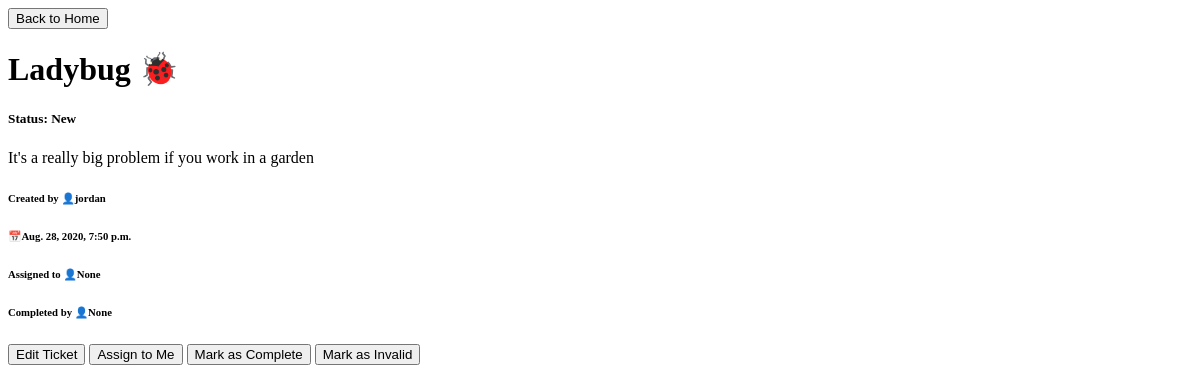
/ticket/2/ (signed in), run on an earlier commit of the app's database.
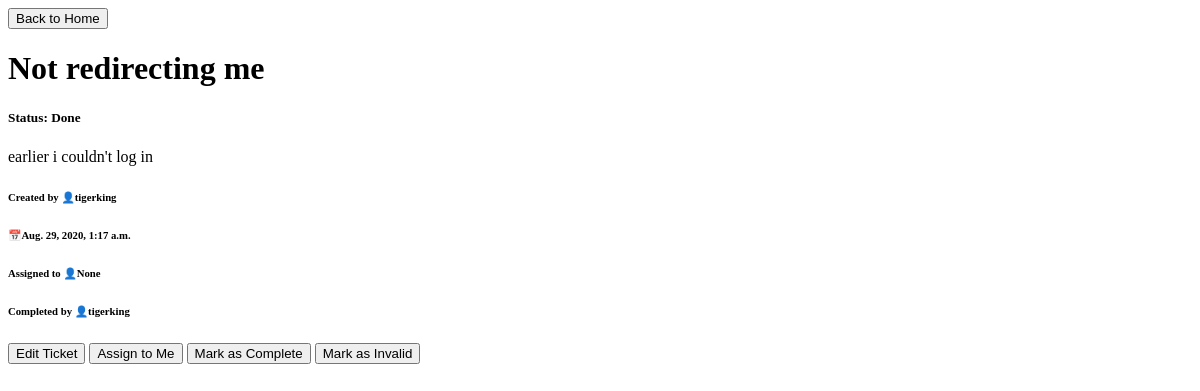
And on a later commit of the database.
### bugtrack/models.py (models this page shows, shortened)
class Ticket(models.Model):
    NEW = 'New'
    ASSIGNED = 'In Progress'
    INVALID = 'Invalid'
    COMPLETE = 'Done'
    STATUS_CHOICES = [
        (NEW, 'New'),
        (ASSIGNED, 'In Progress'),
        (INVALID, 'Invalid'),
        (COMPLETE, 'Done')
    ]
    title = models.CharField(max_length=150)
    time_created = models.DateTimeField(default=timezone.now)
    description = models.CharField(max_length=250)
    created_by = models.ForeignKey(CustomUser, on_delete=models.CASCADE, related_name='created_by')
    status = models.CharField(max_length=11, choices=STATUS_CHOICES, default=NEW)
    assigned_to = models.ForeignKey(CustomUser, on_delete=models.CASCADE, default=None, null=True, blank="True", related_name='assigned_to')
    completed_by = models.ForeignKey(CustomUser, on_delete=models.CASCADE, default=None, null=True, blank='True', related_name='completed_by')

### customuser/models.py (models this page shows)
class CustomUser(AbstractUser):
    display_name = models.CharField(max_length=50, unique=True)
    USERNAME_FIELD = 'username'
    REQUIRED_FIELDS = ['display_name']
    def __str__(self):
        return self.username

### bugtrack/views.py (the view)
# urls.py: path('ticket/<int:ticket_id>/', ticket_details, name='ticket_details'),
@login_required
def ticket_details(request, ticket_id):
    ticket = Ticket.objects.get(id=ticket_id)
    return render(request, 'ticket_details.html', {'ticket': ticket})

### templates/ticket_details.html (shortened to what this page needs)
<!DOCTYPE html>
<html lang="en">
<head>
</head>
<body>
    <a href="/"><button>Back to Home</button></a>
    <div>
        <h1>{{ ticket.title }}</h1>
        <h5>Status: {{ ticket.status }}</h5>
        <p>{{ ticket.description }}</p>
        <h6>Created by 👤{{ ticket.created_by }}</h6>
        <h6>📅{{ ticket.time_created }}</h6>
        <h6>Assigned to <a>👤{{ ticket.assigned_to }}</a></h6>
        <h6>Completed by <a>👤{{ ticket.completed_by }}</a></h6>
    </div>
    <div>
        <a href="/ticket/{{ ticket.id }}/edit/"><button>Edit Ticket</button></a>
        <a href="/ticket/{{ ticket.id }}/assign/"><button>Assign to Me</button></a>
        <a href="/ticket/{{ ticket.id }}/complete/"><button>Mark as Complete</button></a>
        <a href="/ticket/{{ ticket.id }}/invalidate/"><button>Mark as Invalid</button></a>
    </div>
</body>
</html>

What changed in the data, as far as the page shows it:
changed Ticket "None": title "Ladybug 🐞" → "Not redirecting me"; status "New" → "Done"; description "It's a really big problem if you work in a garden" → "earlier i couldn't log in"; created_by "jordan" → "tigerking"; time_created "Aug. 28, 2020, 7:50 p.m." → "Aug. 29, 2020, 1:17 a.m."; completed_by "None" → "tigerking"
